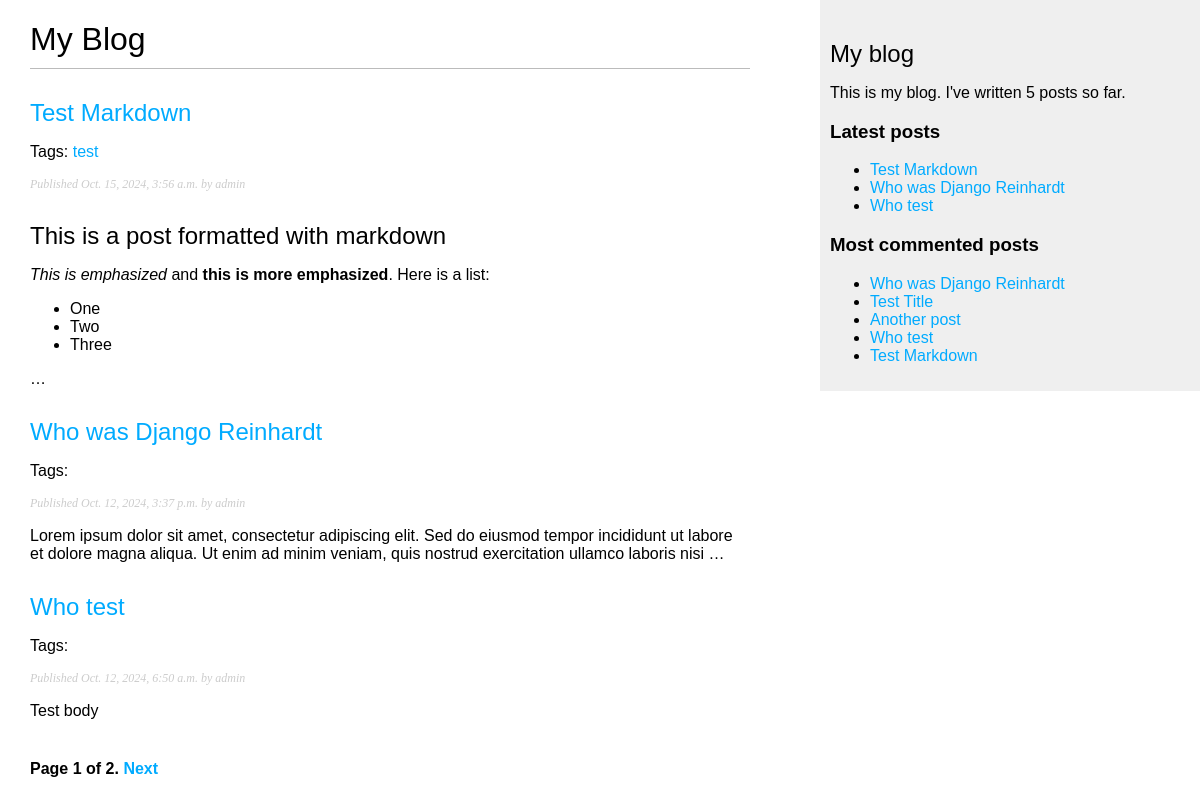
Screenshot of /blog/ with the database file from the repository.
### blog/models.py (models this page shows, shortened)
class Post(models.Model):
    class Status(models.TextChoices):
        DRAFT = 'DF', 'Draft'
        PUBLISHED = 'PB', 'Published'
    title = models.CharField(max_length=250)
    slug = models.SlugField(
        max_length=250,
        unique_for_date='publish'
    )
    author = models.ForeignKey(
        settings.AUTH_USER_MODEL,
        on_delete=models.CASCADE,
        related_name='blog_posts'
    )
    body = models.TextField()
    publish = models.DateTimeField(default=timezone.now)
    created = models.DateTimeField(auto_now_add=True)
    updated = models.DateTimeField(auto_now=True)
    status = models.CharField(
        max_length=2,
        choices=Status,
        default=Status.DRAFT
    )
    objects = models.Manager()
    published = PublishedManager()
    class Meta:
            ordering = ['-publish']
            indexes = [ models.Index(fields = ['-publish'])]
    def get_absolute_url(self):
        return reverse(
            'blog:post_detail',
            args=[
                self.publish.year,
                self.publish.month,
                self.publish.day,
                self.slug
            ]
        )
    tags = TaggableManager()

### blog/views.py (the view)
# urls.py: path('',views.post_list, name='post_list'),
def post_list(request, tag_slug = None):
    post_list = Post.published.all()
    tag = None
    if tag_slug:
        tag = get_object_or_404(Tag, slug=tag_slug)
        post_list = post_list.filter(tags__in=[tag])
    paginator = Paginator(post_list,3)
    page_number = request.GET.get('page', 1)
    try:
        posts = paginator.page(page_number)
    except PageNotAnInteger:
        posts = paginator.page(1)
    except EmptyPage:
        posts = paginator.page(paginator.num_pages)
    return render(
                request,
                'blog/post/list.html',
                {
                    'posts':posts,
                    'tag':tag
                },
    )

### blog/models.py (called while the page is built)
    def get_queryset(self):
        return (
            super().get_queryset().filter(status=Post.Status.PUBLISHED)
        )

### blog/templatetags/blog_tags.py (called while the page is built)
@register.simple_tag
def total_posts():
    return Post.published.count()

@register.inclusion_tag('blog/post/latest_posts.html')
def show_latest_posts(count = 5):
    latest_posts = Post.published.order_by('-publish')[:count]
    return {'latest_posts':latest_posts}

@register.simple_tag
def get_most_commented_posts(count = 5):
    return Post.published.annotate(
        total_comments = Count('comment')
    ).order_by('-total_comments')[:count]

@register.filter(name='markdown')
def markdown_format(text):
    return mark_safe(markdown.markdown(text))

### blog/templates/blog/post/list.html (shortened to what this page needs)
{% extends "blog/base.html" %}
{% load blog_tags %}
{% block content %}
 <h1>My Blog</h1>
  {% for post in posts %}
    <h2>
    <a href="{{post.get_absolute_url}}">
      {{ post.title }}
    </a>
    </h2>
    <p class="tags">
      Tags:
      {% for tag in post.tags.all %}
        <a href="{% url "blog:post_list_by_tag" tag.slug %}">
          {{tag.name}}
        </a>{% if not forloop.last %}, {% endif %}
      {% endfor %}
    </p>
    <p class="date">
      Published {{ post.publish }} by {{ post.author }}
    </p>
    {{ post.body|markdown|truncatewords_html:30 }}
  {% endfor %}
  {% include "blog/pagination.html" with page=posts %}
{% endblock %}

### blog/templates/blog/base.html (shortened to what this page needs)
{% load blog_tags %}
{% load static %}
<!DOCTYPE html>
<html>
    <head>
    <link href="{% static "css/blog.css" %}" rel="stylesheet">
    </head>
    <body>
        <div id="content">
            {% block content %}
            {% endblock %}
        </div>
        <div id="sidebar">
            <h2>My blog</h2>
            <p>
                This is my blog.
                I've written {% total_posts %} posts so far.
            </p>
            <h3>Latest posts</h3>
            {% show_latest_posts 3 %}
            <h3>Most commented posts</h3>
            {% get_most_commented_posts as most_commented_posts %}
            <ul>
                {% for post in most_commented_posts %}
                    <li>
                        <a href="{{ post.get_absolute_url }}">{{ post.title }}</a>
                    </li>
                {% endfor %}
            </ul>
        </div>
    </body>
</html>

### blog/templates/blog/post/latest_posts.html
<ul>
    {% for post in latest_posts %}
    <li>
        <a href="{{post.get_absolute_url}}">{{ post.title }}</a>
    </li>
    {% endfor %}
</ul>

### blog/static/css/blog.css (style rules this page uses)
body { margin:0; padding:0; font-family:helvetica, sans-serif; }
a { color:#00abff; text-decoration:none; }
h1 { font-weight:normal; border-bottom:1px solid #bbb; padding:0 0 10px 0; }
h2 { font-weight:normal; margin:30px 0 0; }
#content { float:left; width:60%; padding:0 0 0 30px; }
#sidebar { float:right; width:30%; padding:10px; background:#efefef; height:100%; }
p.date { color:#ccc; font-family: georgia, serif; font-size: 12px; font-style: italic; }

### rows the page displays
Post: title "Test Markdown", publish "Oct. 15, 2024, 3:56 a.m.", author "admin", body "This is a post formatted with markdown This is emphasized and this is more emphasized . Here is a list: One Two Three …"
Tag: name "test"
Post: title "Who was Django Reinhardt", publish "Oct. 12, 2024, 3:37 p.m.", author "admin", body "Lorem ipsum dolor sit amet, consectetur adipiscing elit. Sed do eiusmod tempor incididunt ut labore et dolore magna aliqua. Ut enim ad minim veniam, quis nostrud exercitation ullamco laboris nisi …"
Post: title "Who test", publish "Oct. 12, 2024, 6:50 a.m.", author "admin", body "Test body"
Post: title "Test Title"
Post: title "Another post"

### other values shown
{{ page.number }} "1"
{{ page.paginator.num_pages }} "2"
